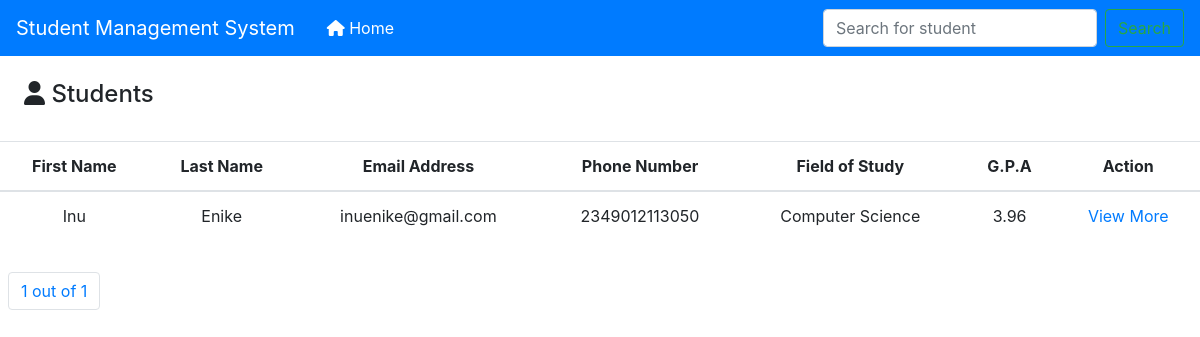
Before: / with the older database file.
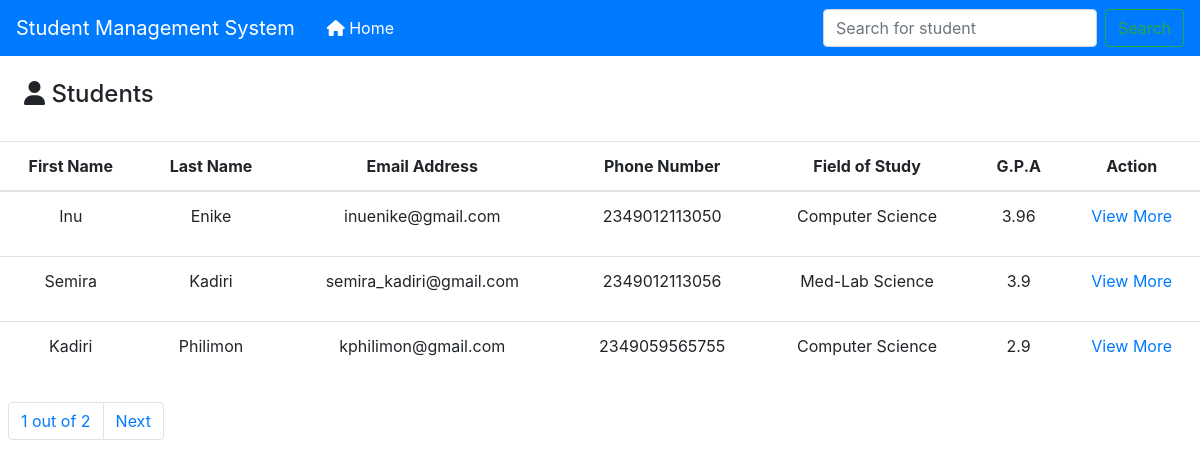
After: the same page with the newer database file.
### studentapp/models.py (models this page shows, shortened)
class Student(models.Model):
    first_name = models.CharField(max_length=255)
    last_name = models.CharField(max_length=255)
    phone_no = models.PositiveIntegerField()
    email = models.EmailField(max_length=256)
    field_of_study = models.ForeignKey(Department, on_delete=models.CASCADE)
    gpa = models.FloatField()
    image = models.ImageField(upload_to='images/')

class Department(models.Model):
    title = models.CharField(max_length=255)
    def __str__(self):
        return self.title

### studentapp/views.py (the view)
# urls.py: path('', views.index, name='index'),
def index(request):
    students = Student.objects.all()
    paginator = Paginator(students,3)
    page_number = request.GET.get('page')
    page_obj = paginator.get_page(page_number)
    return render(request, 'index.html', { 'students': page_obj})

### templates/index.html (shortened to what this page needs)
{% load static %}
<!DOCTYPE html>
<html lang="en">
<head>
    <link rel="stylesheet" href="{% static 'dist/css/bootstrap.min.css'%}">
</head>
<nav class="navbar navbar-expand-lg navbar-dark bg-primary">
    <a class="navbar-brand" href="#">Student Management System</a>
    <div class="collapse navbar-collapse pl-2" id="navbarSupportedContent">
        <ul class="navbar-nav mr-auto">
            <li class="nav-item active">
                <a class="nav-link" href="#"><i class="fa-solid fa-house"></i> Home </a>
            </li>
        </ul>
        <form class="form-inline my-2 my-lg-0" action='{% url 'index' %}' >
            <input class="form-control mr-sm-2" type="search" placeholder="Search for student" aria-label="Search" name='search'>
            <button class="btn btn-outline-success my-2 my-sm-0" type="submit">Search</button>
        </form>
    </div>
</nav>
<h4 class="font-bold-500 p-4"><i class="fa-solid fa-user"></i> Students</h4>
{% if students %}
<table class="container table table-hover table-lg text-center container-fluid">
    <thead>
        <tr>
            <th scope="col">First Name</th>
            <th scope="col">Last Name</th>
            <th scope="col">Email Address</th>
            <th scope="col">Phone Number</th>
            <th scope="col">Field of Study</th>
            <th scope="col">G.P.A</th>
            <th scope="col">Action</th>
        </tr>
    </thead>
    <tbody>
        {% for student in students %}
        <tr>
            <div>
                <td>{{student.first_name}}</td>
                <td>{{student.last_name}}</td>
                <td>{{student.email}}</td>
                <td>{{student.phone_no}}</td>
                <td>{{student.field_of_study}}</td>
                <td>{{student.gpa}}</td>
            </div>
            <td>
                <a href="{% url 'details' student.id %}">
                    <p>View More</p>
                </a>
            </td>
        </tr>
        {% endfor %}
    </tbody>
</table>
<nav aria-label=" Page navigation example">
    <ul class="ml-2 pagination">
        <li class="page-item">
            <p class="page-link">{{students.number}} out of {{students.paginator.num_pages}}
        </li>
        {% if students.has_next %}
        <li class="page-item"><a class='page-link' href='{% url 'index' %}?page={{students.next_page_number}}'>Next</a>
        </li>
        {% endif %}
    </ul>
</nav>
{% else %}
<h5 class='alert alert-primary ms-4 me-4'>No Student Available</h5>
{% endif %}
</body>
</html>

Changed rows visible on the page:
added Student: first_name "Semira", last_name "Kadiri", email "semira_kadiri@gmail.com", phone_no "2349012113056", field_of_study "Med-Lab Science", gpa "3.9"
added Student: first_name "Kadiri", last_name "Philimon", email "kphilimon@gmail.com", phone_no "2349059565755", field_of_study "Computer Science", gpa "2.9"
Other visible differences:
{{ students.paginator.num_pages }}: "1" → "2"
text now shown: "Next"
